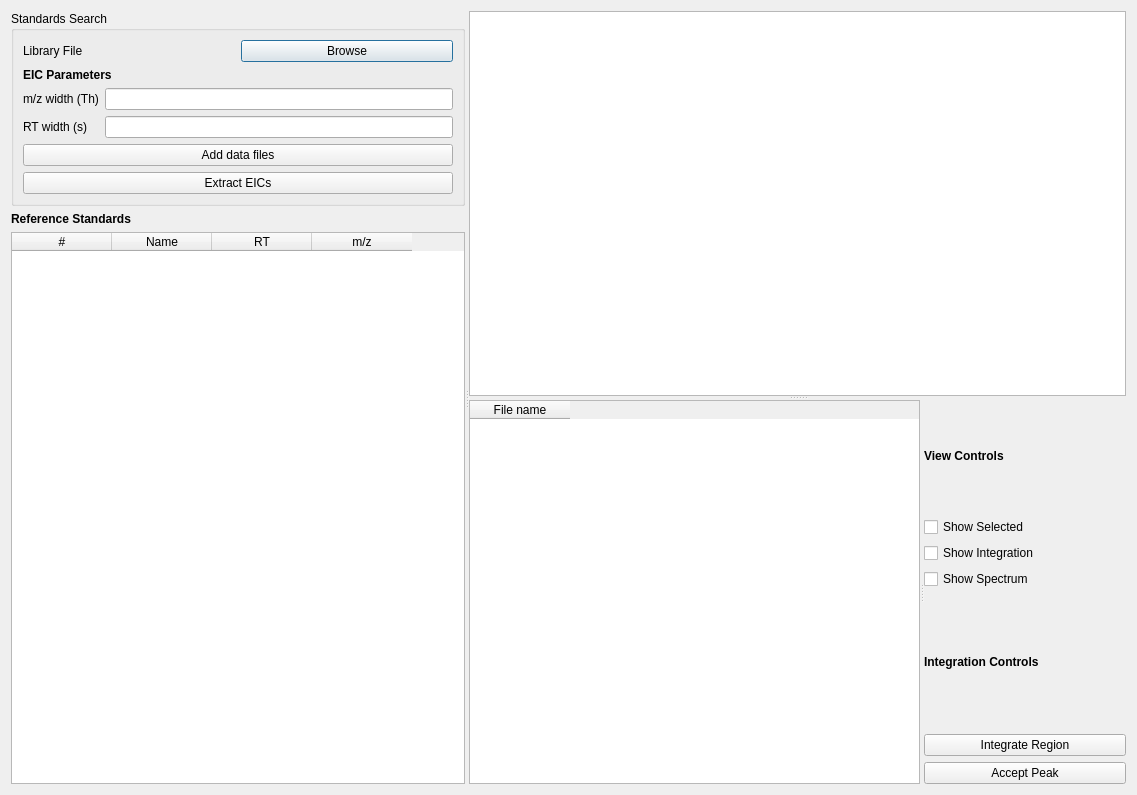
<?xml version="1.0" encoding="UTF-8"?>
<ui version="4.0">
 <class>Dialog</class>
 <widget class="QDialog" name="Dialog">
  <property name="geometry">
   <rect>
    <x>0</x>
    <y>0</y>
    <width>1137</width>
    <height>795</height>
   </rect>
  </property>
  <property name="windowTitle">
   <string>Dialog</string>
  </property>
  <layout class="QGridLayout" name="gridLayout_4">
   <item row="0" column="0">
    <widget class="QSplitter" name="splitter_3">
     <property name="orientation">
      <enum>Qt::Horizontal</enum>
     </property>
     <widget class="QWidget" name="layoutWidget">
      <layout class="QVBoxLayout" name="verticalLayout">
       <item>
        <widget class="QGroupBox" name="groupBox">
         <property name="title">
          <string>Standards Search</string>
         </property>
         <layout class="QGridLayout" name="gridLayout_2">
          <item row="1" column="0" colspan="2">
           <layout class="QGridLayout" name="gridLayout">
            <item row="0" column="0" colspan="2">
             <widget class="QLabel" name="label_4">
              <property name="font">
               <font>
                <weight>75</weight>
                <bold>true</bold>
               </font>
              </property>
              <property name="text">
               <string>EIC Parameters</string>
              </property>
             </widget>
            </item>
            <item row="1" column="0">
             <widget class="QLabel" name="label_2">
              <property name="text">
               <string>m/z width (Th)</string>
              </property>
             </widget>
            </item>
            <item row="1" column="1">
             <widget class="QLineEdit" name="mzTolEntry"/>
            </item>
            <item row="2" column="0">
             <widget class="QLabel" name="label_3">
              <property name="text">
               <string>RT width (s)</string>
              </property>
             </widget>
            </item>
            <item row="2" column="1">
             <widget class="QLineEdit" name="rtDisplayEntry"/>
            </item>
           </layout>
          </item>
          <item row="0" column="1">
           <widget class="QPushButton" name="browseButton">
            <property name="text">
             <string>Browse</string>
            </property>
           </widget>
          </item>
          <item row="0" column="0">
           <widget class="QLabel" name="label">
            <property name="text">
             <string>Library File</string>
            </property>
           </widget>
          </item>
          <item row="3" column="0" colspan="2">
           <widget class="QPushButton" name="addDataFilesButton">
            <property name="text">
             <string>Add data files</string>
            </property>
           </widget>
          </item>
          <item row="4" column="0" colspan="2">
           <widget class="QPushButton" name="extractEICsButton">
            <property name="text">
             <string>Extract EICs</string>
            </property>
           </widget>
          </item>
         </layout>
        </widget>
       </item>
       <item>
        <layout class="QGridLayout" name="gridLayout_3">
         <item row="0" column="0">
          <widget class="QLabel" name="label_5">
           <property name="font">
            <font>
             <weight>75</weight>
             <bold>true</bold>
            </font>
           </property>
           <property name="text">
            <string>Reference Standards</string>
           </property>
          </widget>
         </item>
         <item row="1" column="0">
          <widget class="QTableWidget" name="refStandardsTable">
           <column>
            <property name="text">
             <string>#</string>
            </property>
           </column>
           <column>
            <property name="text">
             <string>Name</string>
            </property>
           </column>
           <column>
            <property name="text">
             <string>RT</string>
            </property>
           </column>
           <column>
            <property name="text">
             <string>m/z</string>
            </property>
           </column>
          </widget>
         </item>
        </layout>
       </item>
      </layout>
     </widget>
     <widget class="QSplitter" name="splitter_2">
      <property name="orientation">
       <enum>Qt::Vertical</enum>
      </property>
      <widget class="GraphicsLayoutWidget" name="eicPlot"/>
      <widget class="QSplitter" name="splitter">
       <property name="orientation">
        <enum>Qt::Horizontal</enum>
       </property>
       <widget class="QTableWidget" name="samplesTable">
        <column>
         <property name="text">
          <string>File name</string>
         </property>
        </column>
       </widget>
       <widget class="QWidget" name="layoutWidget">
        <layout class="QVBoxLayout" name="verticalLayout_4">
         <item>
          <layout class="QVBoxLayout" name="verticalLayout_2">
           <item>
            <widget class="QLabel" name="label_6">
             <property name="font">
              <font>
               <weight>75</weight>
               <bold>true</bold>
              </font>
             </property>
             <property name="text">
              <string>View Controls</string>
             </property>
            </widget>
           </item>
           <item>
            <widget class="QCheckBox" name="selectedOnlyCB">
             <property name="text">
              <string>Show Selected</string>
             </property>
            </widget>
           </item>
           <item>
            <widget class="QCheckBox" name="showIntegrationCB">
             <property name="text">
              <string>Show Integration</string>
             </property>
            </widget>
           </item>
           <item>
            <widget class="QCheckBox" name="showSpectrumCB">
             <property name="text">
              <string>Show Spectrum</string>
             </property>
            </widget>
           </item>
          </layout>
         </item>
         <item>
          <layout class="QVBoxLayout" name="verticalLayout_3">
           <item>
            <widget class="QLabel" name="label_7">
             <property name="font">
              <font>
               <weight>75</weight>
               <bold>true</bold>
              </font>
             </property>
             <property name="text">
              <string>Integration Controls</string>
             </property>
            </widget>
           </item>
           <item>
            <widget class="QPushButton" name="pushButton_3">
             <property name="text">
              <string>Integrate Region</string>
             </property>
            </widget>
           </item>
           <item>
            <widget class="QPushButton" name="pushButton_4">
             <property name="text">
              <string>Accept Peak</string>
             </property>
            </widget>
           </item>
          </layout>
         </item>
        </layout>
       </widget>
      </widget>
     </widget>
    </widget>
   </item>
  </layout>
 </widget>
 <customwidgets>
  <customwidget>
   <class>GraphicsLayoutWidget</class>
   <extends>QGraphicsView</extends>
   <header>pyqtgraph</header>
  </customwidget>
 </customwidgets>
 <resources/>
 <connections/>
</ui>
